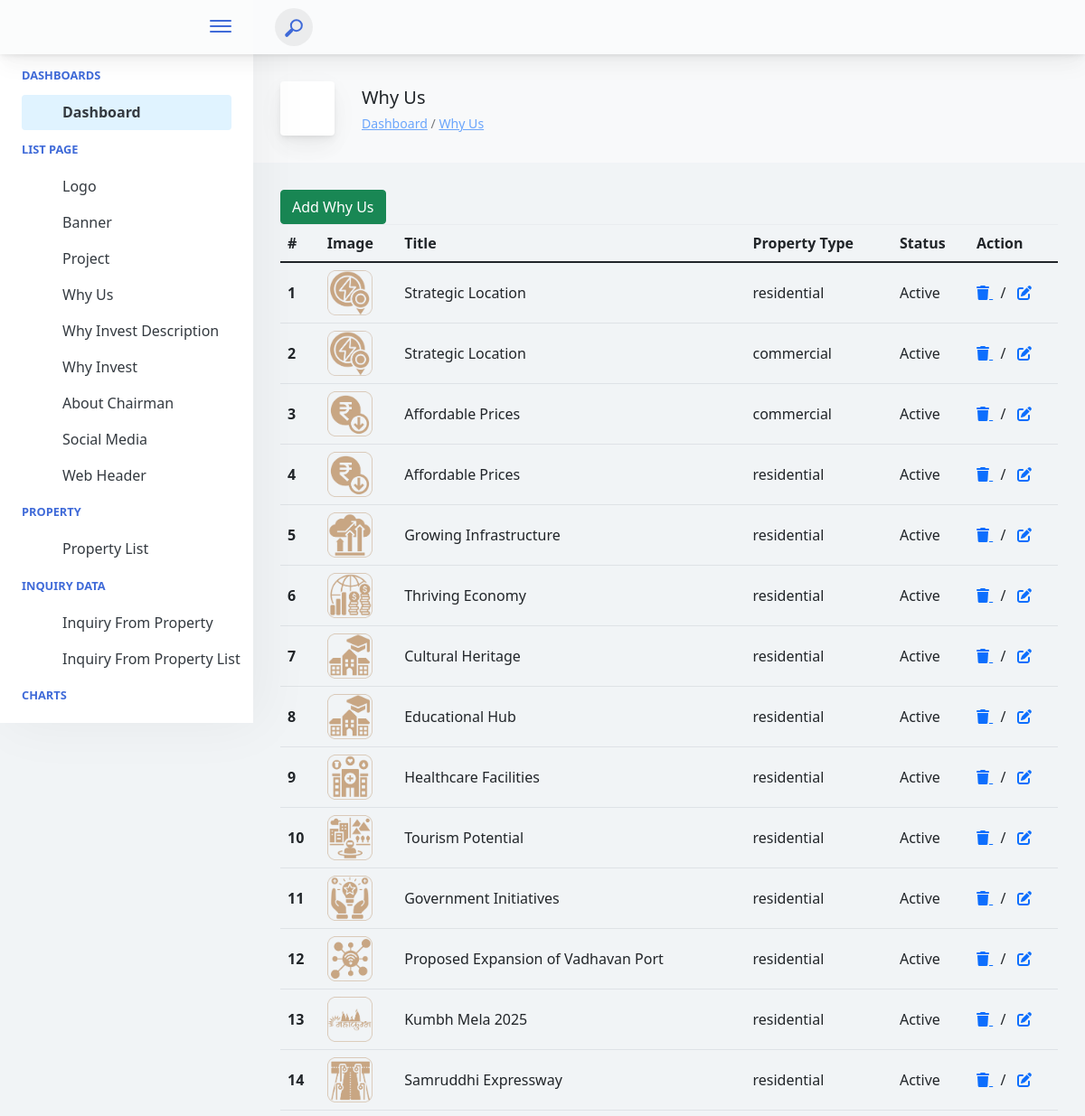
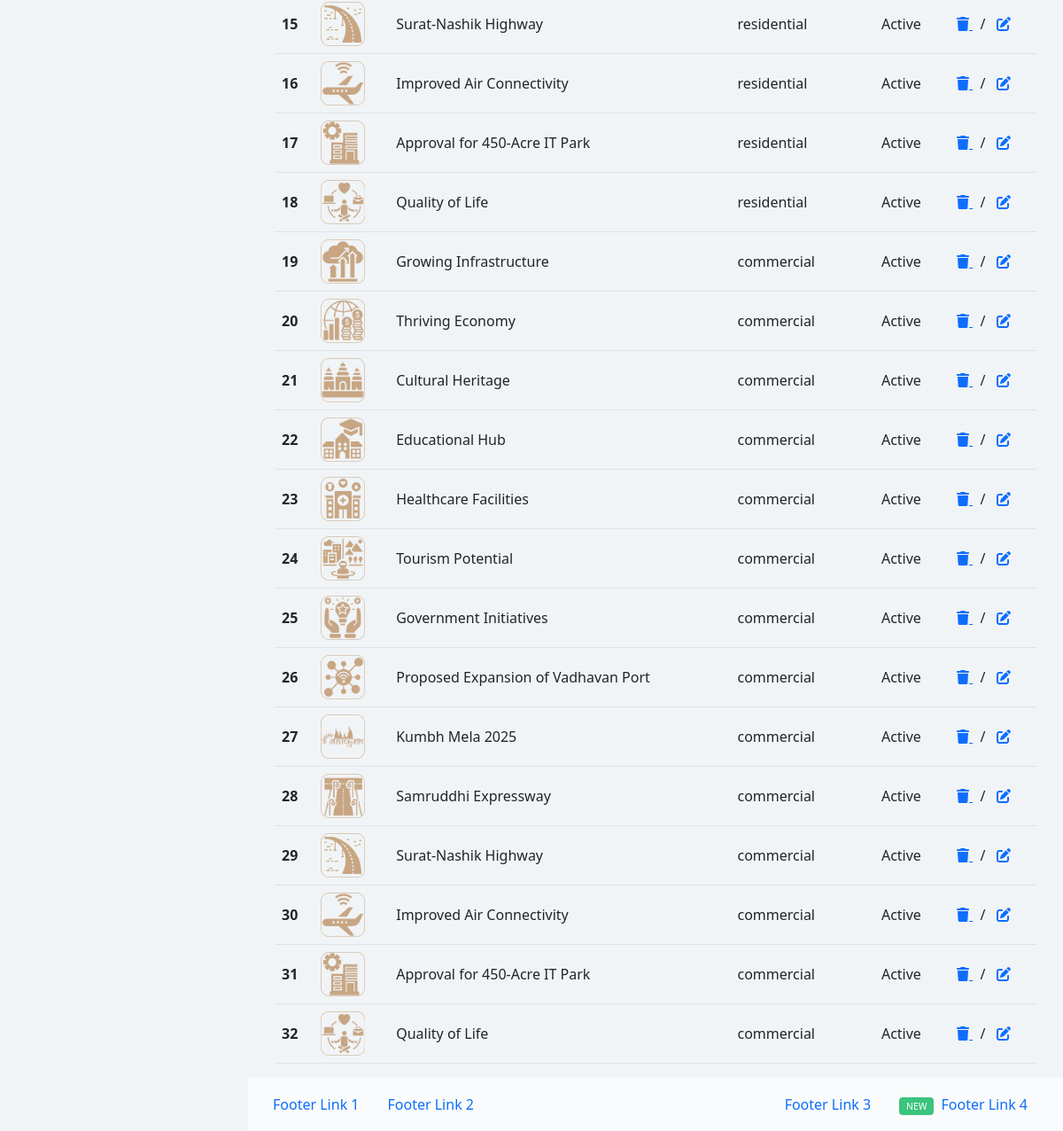
Screenshot of /admin/whyus.php (signed in) with the database file from the repository (2 pictures, top to bottom).
### tables this page shows
CREATE TABLE `whyus` (
  `id` int(11) NOT NULL,
  `image` text NOT NULL,
  `title` text NOT NULL,
  `status` text NOT NULL,
  `property_type` varchar(255) NOT NULL,
  `creation_on` datetime NOT NULL DEFAULT current_timestamp()
);

### admin/whyus.php (the view, shortened to what this page needs)
<?php
include 'header.php';
?>
<div class="app-main__inner">
    <div class="app-page-title">
        <div class="page-title-wrapper">
            <div class="page-title-heading">
                <div class="page-title-icon">
                    <i class="pe-7s-car icon-gradient bg-mean-fruit">
                    </i>
                </div>
                <div>
                    Why Us
                    <div class="page-title-subheading">
                        <a href="index.php">Dashboard</a> /
                        <a href="whyus.php">Why Us</a>
                    </div>
                </div>
            </div>
        </div>
    </div>
    <div>
        <div>
            <a href="whyus-add.php" class="btn btn-success">Add Why Us</a>
        </div>
        <table class="table">
            <thead>
                <tr>
                <th scope="col">#</th>
                <th scope="col">Image</th>
                <th scope="col">Title</th>
                <th scope="col">Property Type</th>
                <th scope="col">Status</th>
                <th scope="col">Action</th>
                </tr>
            </thead>
            <tbody>
                <?php
                include 'includes/db_conn.php';
                    $sql = "SELECT * FROM `whyus`";
                    $result = mysqli_query($conn , $sql);
                    if(mysqli_num_rows($result) > 0) {
                        $serial_number = 1;
                    while ($row = mysqli_fetch_assoc($result)) {
                            ?>
                        <tr>
                            <th scope="row"><?php echo $serial_number++; ?></th>
                            <td><img src="<?php echo $row['image']; ?>" alt="Banner Image" style="width: 50px; height: 50px;"></td>
                            <td><?php echo $row['title']; ?></td>
                            <td><?php echo $row['property_type']; ?></td>
                            <td><?php echo $row['status']; ?></td>
                            <td>
                                <a href="#" data-id="<?php echo $row['id']; ?>" class="deleteBtn">
                                    <i class="fa-solid fa-trash"></i>
                                </a>
                                &nbsp; / &nbsp;
                                <a href="whyus-edit.php?id=<?php echo $row['id']; ?>"><i class="fa-solid fa-pen-to-square"></i></a>
                            </td>
                        </tr>
                    <?php
                    }
                    } else {
                        echo "<tr><td colspan='5'>No records found</td></tr>";
                    }
                ?>
            </tbody>
        </table>
    </div>
</div>
<?php
include 'footer.php';
?>

### admin/assets/css/style.css (style rules this page uses)
body { background-color: #f8f9fa; }

### rows the page displays
whyus: image (picture), title "Strategic Location", property_type "residential", status "Active"
whyus: image (picture), title "Strategic Location", property_type "commercial", status "Active"
whyus: image (picture), title "Affordable Prices", property_type "commercial", status "Active"
whyus: image (picture), title "Affordable Prices", property_type "residential", status "Active"
whyus: image (picture), title "Growing Infrastructure", property_type "residential", status "Active"
whyus: image (picture), title "Thriving Economy", property_type "residential", status "Active"
whyus: image (picture), title "Cultural Heritage", property_type "residential", status "Active"
whyus: image (picture), title "Educational Hub", property_type "residential", status "Active"
whyus: image (picture), title "Healthcare Facilities", property_type "residential", status "Active"
whyus: image (picture), title "Tourism Potential", property_type "residential", status "Active"
whyus: image (picture), title "Government Initiatives", property_type "residential", status "Active"
whyus: image (picture), title "Proposed Expansion of Vadhavan Port", property_type "residential", status "Active"
whyus: image (picture), title "Kumbh Mela 2025", property_type "residential", status "Active"
whyus: image (picture), title "Samruddhi Expressway", property_type "residential", status "Active"
whyus: image (picture), title "Surat-Nashik Highway", property_type "residential", status "Active"
whyus: image (picture), title "Improved Air Connectivity", property_type "residential", status "Active"
whyus: image (picture), title "Approval for 450-Acre IT Park", property_type "residential", status "Active"
whyus: image (picture), title "Quality of Life", property_type "residential", status "Active"
whyus: image (picture), title "Growing Infrastructure", property_type "commercial", status "Active"
whyus: image (picture), title "Thriving Economy", property_type "commercial", status "Active"
whyus: image (picture), title "Cultural Heritage", property_type "commercial", status "Active"
whyus: image (picture), title "Educational Hub", property_type "commercial", status "Active"
whyus: image (picture), title "Healthcare Facilities", property_type "commercial", status "Active"
whyus: image (picture), title "Tourism Potential", property_type "commercial", status "Active"
whyus: image (picture), title "Government Initiatives", property_type "commercial", status "Active"
whyus: image (picture), title "Proposed Expansion of Vadhavan Port", property_type "commercial", status "Active"
whyus: image (picture), title "Kumbh Mela 2025", property_type "commercial", status "Active"
whyus: image (picture), title "Samruddhi Expressway", property_type "commercial", status "Active"
whyus: image (picture), title "Surat-Nashik Highway", property_type "commercial", status "Active"
whyus: image (picture), title "Improved Air Connectivity", property_type "commercial", status "Active"
whyus: image (picture), title "Approval for 450-Acre IT Park", property_type "commercial", status "Active"
whyus: image (picture), title "Quality of Life", property_type "commercial", status "Active"
